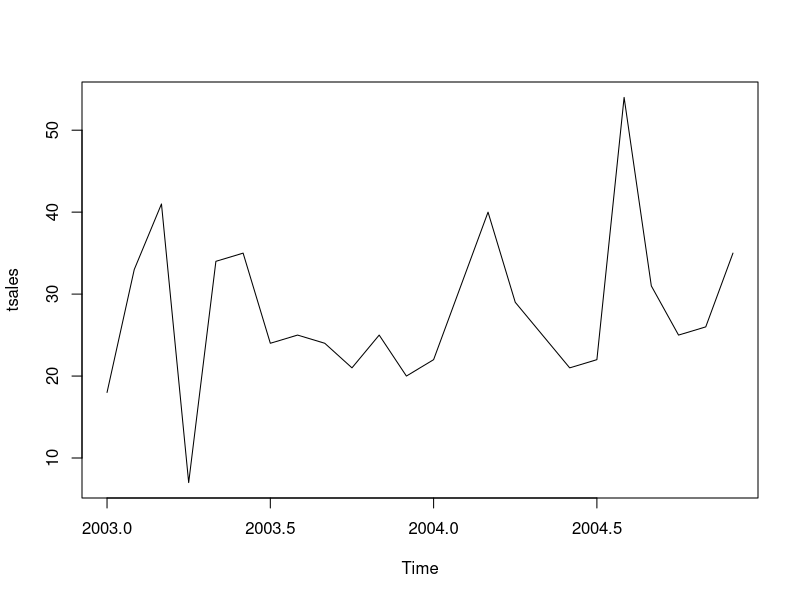

The R script that drew this image:
#
# R in action (2 ed.)
#

#
# Creating a time-series object
#

sales <- c(18, 33, 41,  7, 34, 35, 24, 25, 24, 21, 25, 20, 
           22, 31, 40, 29, 25, 21, 22, 54, 31, 25, 26, 35)

# create

tsales <- ts(sales, start = c(2003, 1), frequency=12)
tsales

# some info

plot(tsales)

start(tsales)
end(tsales)

frequency(tsales)

# subset

tsales.subset <- window(tsales, start = c(2003, 5), end = c(2004, 6))
tsales.subset
